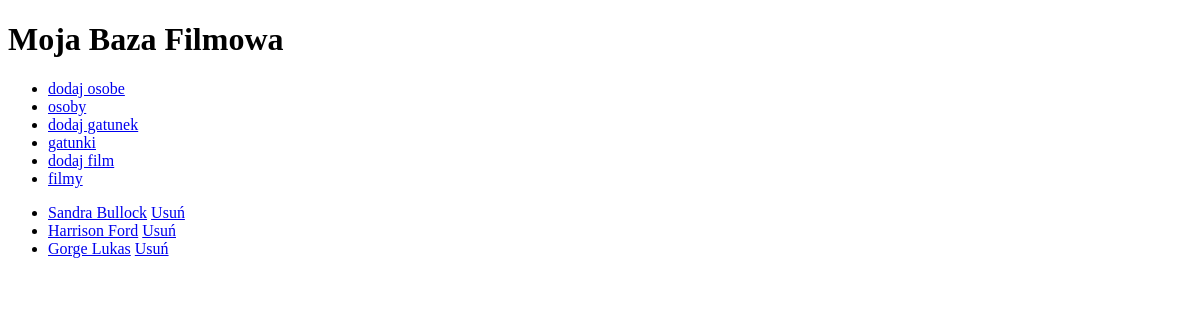
Before: /persons/ with the older database file.
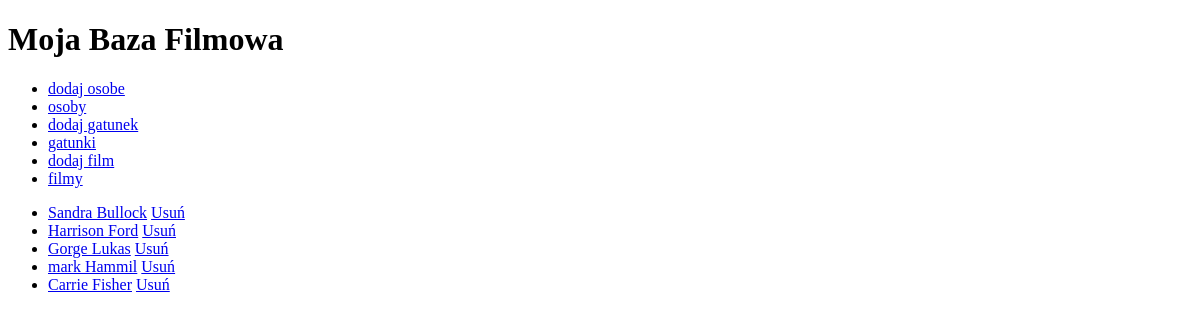
After: the same page with the newer database file.
### movies/models.py (models this page shows)
class Person(models.Model):
    first_name = models.CharField(max_length=123)
    last_name = models.CharField(max_length=123)
    def __str__(self):
        return f"{self.first_name} {self.last_name}"

### movies/views.py (the view)
# urls.py: path('persons/', views.ListPersonsView.as_view()),
class ListPersonsView(View):
    def get(self, request):
        persons = Person.objects.all()
        return render(request, 'persons_list.html', {'persons': persons})

### templates/persons_list.html
{% extends 'base.html' %}
{% block zawartosc %}
    <ul>
        {% for person in persons %}
            <li>
                <a href="/edit_person/{{ person.id }}/"> {{ person }}</a>
                <a href="/delete_person/{{ person.id }}/"> Usuń</a>
            </li>
        {% endfor %}
    </ul>
{% endblock %}

### templates/base.html (shortened to what this page needs)
<!doctype html>
<html lang="en">
<head>
</head>
<body>
<h1>Moja Baza Filmowa</h1>
<ul>
    <li><a href="/add_person/">dodaj osobe</a> </li>
    <li><a href="/persons/">osoby</a> </li>
    <li><a href="/add_genre/">dodaj gatunek</a> </li>
    <li><a href="/genres/">gatunki</a> </li>
      <li><a href="/add_movie/">dodaj film</a> </li>
    <li><a href="/movies/">filmy</a> </li>
</ul>
<p>
{% block zawartosc %}{% endblock %}
</p>
</body>
</html>

Changed rows visible on the page:
added Person: first_name+last_name "mark Hammil"
added Person: first_name+last_name "Carrie Fisher"
